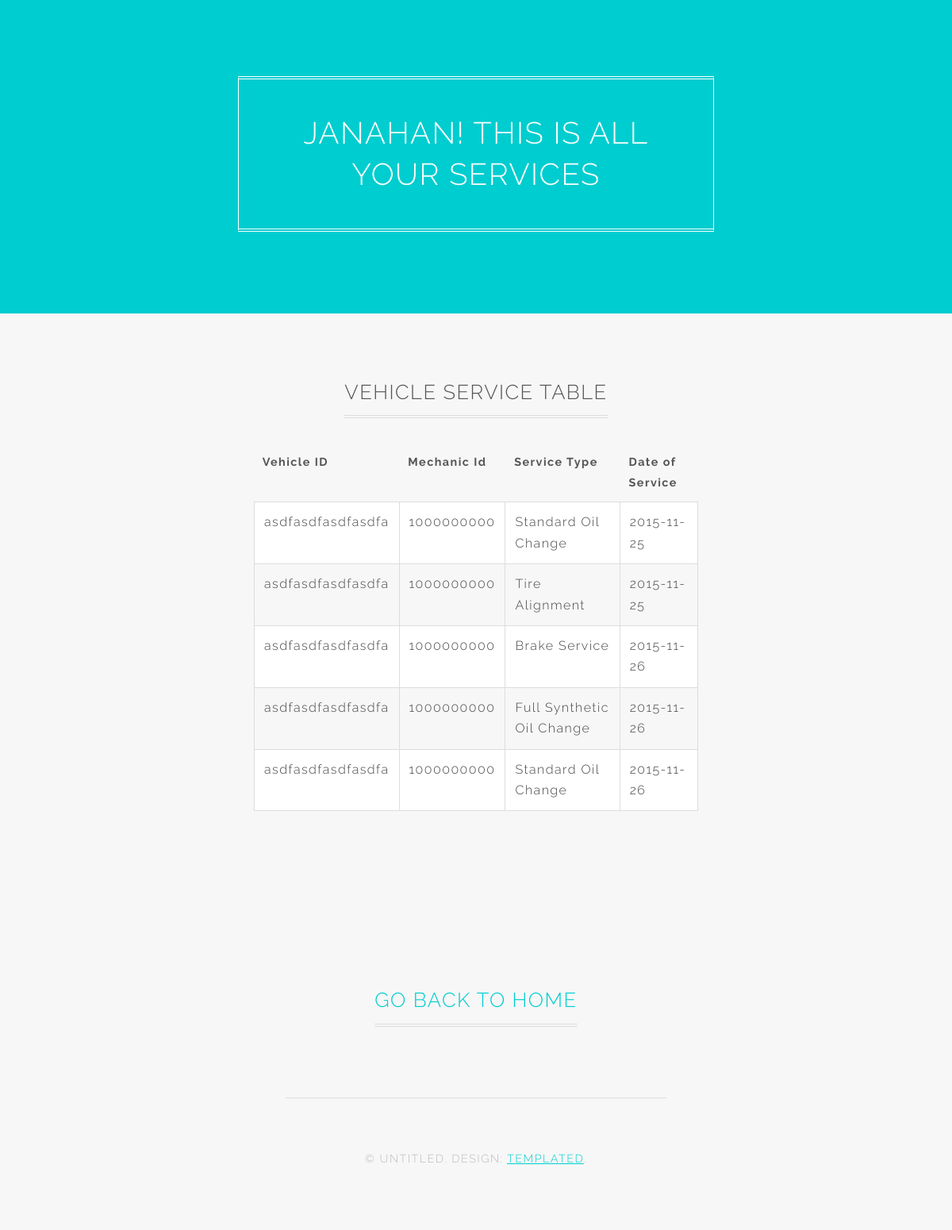
Screenshot of /viewAllVehicleServices.php (signed in) with the database file from the repository.
### tables this page shows
CREATE TABLE `driver` (
  `Driver_Id` int(9) NOT NULL,
  `Driver_Name` varchar(255) NOT NULL,
  `Email` varchar(255) NOT NULL,
  `Phone` varchar(15) NOT NULL,
  `Mechanic_Id` int(10) DEFAULT NULL,
  `Driver_PW` varchar(255) NOT NULL
);

CREATE TABLE `service_history` (
  `Vehicle_Id` varchar(17) NOT NULL,
  `Mechanic_Id` int(10) NOT NULL,
  `Date_of_Service` date NOT NULL,
  `Service_Type` varchar(255) NOT NULL
);

### viewAllVehicleServices.php (the view, shortened to what this page needs)
<?php require_once('../config.php') ?>
<html>
	<head>
		<link rel="stylesheet" href="assets/css/main.css" />
	</head>
	<body>
	<section id="banner">
		<?php
			$id = (is_numeric($_SESSION["user"]) ? (int)$_SESSION["user"] : 0);
			$sql = "SELECT Driver_Name FROM driver WHERE Driver_Id = $id";
			$result = mysql_query($sql,$conn) or die(mysql_error());
			$row = mysql_fetch_array($result);
			$name = $row['Driver_Name'];
			echo "<h2>$name! This is all your services</h2>";
		?>
	</section>
	<section class="wrapper style2 special">
		<div class="inner narrow">
			<header><h2>Vehicle Service Table</h2></header>
			<div class="table-wrapper">
				<table class="alt">
					<thead>
						<tr>
							<th>Vehicle ID</th>
							<th>Mechanic Id</th>
							<th>Service Type</th>
							<th>Date of Service</th>
						</tr>
					</thead>
					<tbody>
						<?php
							$id = (is_numeric($_SESSION["user"]) ? (int)$_SESSION["user"] : 0);
							$sql="	SELECT 	Vehicle_Id, S.Mechanic_Id AS mechid, S.Service_Type as service, S.Date_of_Service as dates
									FROM   	driver AS D, service_history AS S
									WHERE  	Vehicle_Id = ANY(	SELECT  Vehicle_Id
                            									FROM    vehicle AS V
                            									WHERE  	D.Driver_Id = $id AND D.Driver_Id = V.Driver_Id)";
							$result=mysql_query($sql,$conn) or die(mysql_error());
							while ($row = mysql_fetch_array($result)){
								$VID =$row['Vehicle_Id'];
								$mechid = $row['mechid'];
								$serv = $row['service'];
								$date = $row['dates'];
    							echo "
    									<tr>
    									<td>$VID</td>
										<td>$mechid</td>
										<td>$serv</td>
										<td>$date</td>
										</tr>
									";
							}
						?>
					</tbody>
				</table>
				<form method="post" action = "viewAll">
				<br>
			</div>
		</div>
	</section>
	<section class = "wrapper style2 special">
		<header><h2><a href="DriverSignin.php">Go Back to Home</a></h2></header>
	</section>
			<footer id="footer">
				<div class="copyright">
					&copy; Untitled. Design: <a href="http://templated.co/">TEMPLATED</a>.
				</div>
			</footer>
</html>

### rows the page displays
driver: Driver_Name "JANAHAN"
service_history: Vehicle_Id "asdfasdfasdfasdfa", Mechanic_Id "1000000000", Service_Type "Standard Oil Change", Date_of_Service "2015-11-25"
service_history: Vehicle_Id "asdfasdfasdfasdfa", Mechanic_Id "1000000000", Service_Type "Tire Alignment", Date_of_Service "2015-11-25"
service_history: Vehicle_Id "asdfasdfasdfasdfa", Mechanic_Id "1000000000", Service_Type "Brake Service", Date_of_Service "2015-11-26"
service_history: Vehicle_Id "asdfasdfasdfasdfa", Mechanic_Id "1000000000", Service_Type "Full Synthetic Oil Change", Date_of_Service "2015-11-26"
service_history: Vehicle_Id "asdfasdfasdfasdfa", Mechanic_Id "1000000000", Service_Type "Standard Oil Change", Date_of_Service "2015-11-26"
